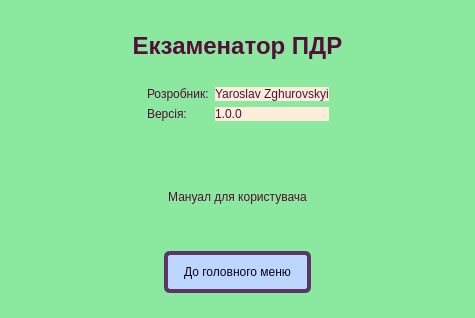
<?xml version="1.0" encoding="UTF-8"?>
<ui version="4.0">
 <class>AboutWindow</class>
 <widget class="QDialog" name="AboutWindow">
  <property name="geometry">
   <rect>
    <x>0</x>
    <y>0</y>
    <width>475</width>
    <height>318</height>
   </rect>
  </property>
  <property name="windowTitle">
   <string>Dialog</string>
  </property>
  <property name="styleSheet">
   <string notr="true">background-color: rgb(139,233,159);
color: rgb(85, 13, 57);</string>
  </property>
  <layout class="QVBoxLayout" name="verticalLayout">
   <item>
    <widget class="QLabel" name="label">
     <property name="font">
      <font>
       <family>Ubuntu</family>
       <pointsize>18</pointsize>
       <weight>75</weight>
       <bold>true</bold>
      </font>
     </property>
     <property name="text">
      <string>Екзаменатор ПДР</string>
     </property>
     <property name="alignment">
      <set>Qt::AlignCenter</set>
     </property>
    </widget>
   </item>
   <item>
    <layout class="QHBoxLayout" name="horizontalLayout">
     <item>
      <widget class="QLabel" name="label_7">
       <property name="text">
        <string/>
       </property>
      </widget>
     </item>
     <item>
      <layout class="QFormLayout" name="formLayout">
       <item row="0" column="0">
        <widget class="QLabel" name="label_2">
         <property name="text">
          <string>Розробник:</string>
         </property>
        </widget>
       </item>
       <item row="0" column="1">
        <widget class="QLabel" name="nameLabel">
         <property name="styleSheet">
          <string notr="true">background-color: rgb(251, 237, 217);</string>
         </property>
         <property name="text">
          <string>Yaroslav Zghurovskyi</string>
         </property>
        </widget>
       </item>
       <item row="1" column="0">
        <widget class="QLabel" name="label_4">
         <property name="text">
          <string>Версія:</string>
         </property>
        </widget>
       </item>
       <item row="1" column="1">
        <widget class="QLabel" name="label_5">
         <property name="styleSheet">
          <string notr="true">background-color: rgb(251, 237, 217);</string>
         </property>
         <property name="text">
          <string>1.0.0</string>
         </property>
        </widget>
       </item>
      </layout>
     </item>
     <item>
      <widget class="QLabel" name="label_8">
       <property name="text">
        <string/>
       </property>
      </widget>
     </item>
    </layout>
   </item>
   <item>
    <widget class="QLabel" name="manualLabel">
     <property name="text">
      <string>Мануал для користувача</string>
     </property>
     <property name="alignment">
      <set>Qt::AlignCenter</set>
     </property>
    </widget>
   </item>
   <item>
    <layout class="QHBoxLayout" name="horizontalLayout_2">
     <item>
      <widget class="QLabel" name="label_3">
       <property name="text">
        <string/>
       </property>
      </widget>
     </item>
     <item>
      <widget class="QPushButton" name="pushButton">
       <property name="styleSheet">
        <string notr="true">QPushButton:hover{
	border-width: 0px;
	border-radius: 20%;
}
QPushButton {
	border: 4px solid;
	border-color: rgb(52, 101, 164);
	border-radius: 6px;
	background-color: rgb(189, 214, 254);
	color: rgb(9, 4, 32);
	padding: 10px;
	outline: none;
}

QPushButton:flat {
	border: none; 
}

QPushButton:default {
border-color: rgb(92, 53, 102);
}

QPushButton:disabled{
background-color: rgb(211, 215, 207);
}</string>
       </property>
       <property name="text">
        <string>До головного меню</string>
       </property>
      </widget>
     </item>
     <item>
      <widget class="QLabel" name="label_6">
       <property name="text">
        <string/>
       </property>
      </widget>
     </item>
    </layout>
   </item>
  </layout>
 </widget>
 <resources/>
 <connections>
  <connection>
   <sender>pushButton</sender>
   <signal>clicked()</signal>
   <receiver>AboutWindow</receiver>
   <slot>reject()</slot>
   <hints>
    <hint type="sourcelabel">
     <x>237</x>
     <y>273</y>
    </hint>
    <hint type="destinationlabel">
     <x>237</x>
     <y>158</y>
    </hint>
   </hints>
  </connection>
 </connections>
</ui>
